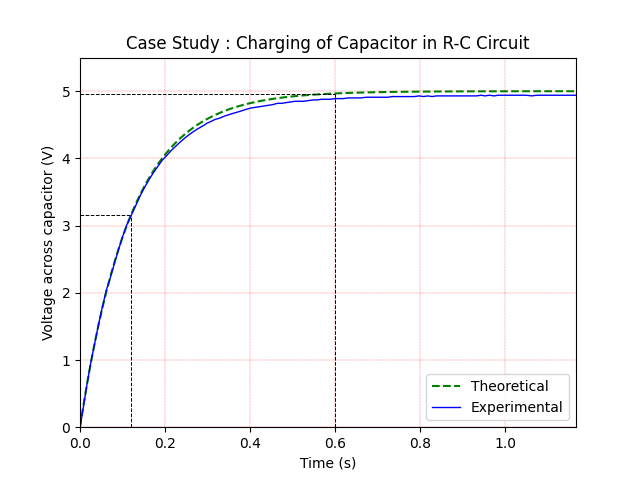

Python code for this plot:
import numpy as np
import matplotlib.pyplot as plt

# Initialization & Constants
r = 120000.0
c = 1E-06
tau = r * c
v_o = 5.0
voltage_expt = []
voltage_theo= []

# Importing Data & Handling
data_expt = np.genfromtxt('\Data_Capacitor_Charging.txt',delimiter='\t')
# Column Separation
time_data = data_expt[:,0]/1000     # Conversion from milisecond to second
voltage_data = data_expt[:,1]

# Storing experimental & theoritical voltages across capacitor
for i in range(len(time_data)):
    v_t_expt = voltage_data[i]
    v_t_theo = v_o - v_o * (np.exp((-time_data[i])/(tau)))
    voltage_expt.append(v_t_expt)
    voltage_theo.append(v_t_theo)

# Plotting
plt.figure(1)
plt.title("Case Study : Charging of Capacitor in R-C Circuit")
plt.grid(color='r',ls='--',lw=0.2)
plt.plot(time_data,voltage_theo,"g--",lw=1.5,label='Theoretical')
plt.plot(time_data,voltage_data,'b-',lw=1,label='Experimental')
# X-Axis (Time)
plt.xlabel('Time (s)')
plt.xlim(0,max(time_data)/30)       # Focussing on initial charging state
# Y-Axis (Voltage)
plt.ylabel('Voltage across capacitor (V)')
plt.ylim(0,5.5)
# Checkpoint : 63.2% voltage at tau
plt.vlines(tau,0,0.632*v_o,colors="black",ls="--",lw=0.7)
plt.hlines(0.632*v_o,0,tau,colors="black",ls="--",lw=0.7)
# Checkpoint : 99.3% voltage at 5*tau
plt.vlines(5*tau,0,0.993*v_o,colors="black",ls="--",lw=0.7)
plt.hlines(0.993*v_o,0,5*tau,colors="black",ls="--",lw=0.7)
# Display
plt.legend(loc=4)
plt.show()
